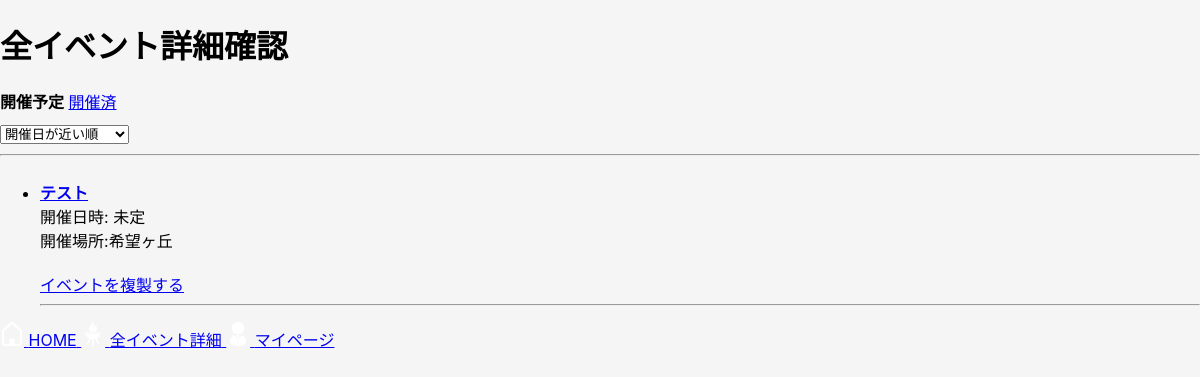
Before: /events/ (signed in) with the older database file.
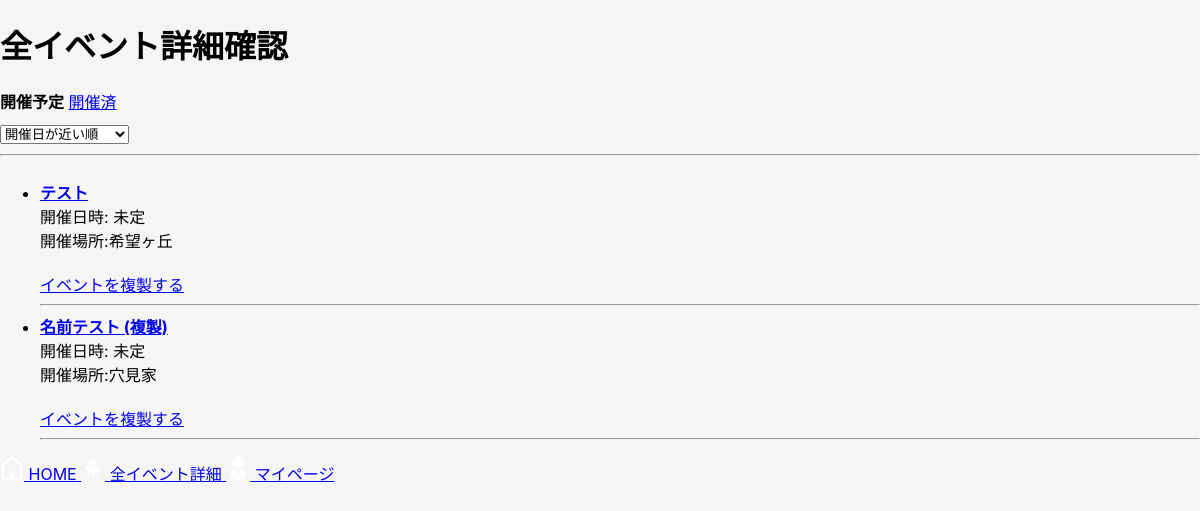
After: the same page with the newer database file.
### bbq_app/models.py (models this page shows, shortened)
class Event(models.Model):
    user = models.ForeignKey(settings.AUTH_USER_MODEL, on_delete=models.CASCADE, related_name="events")
    name = models.CharField("イベント名", max_length=30)
    held_at = models.DateTimeField("開催日時", null=True, blank=True)
    location = models.CharField("開催場所", max_length=50, blank=True)
    created_at = models.DateTimeField("作成日時", auto_now_add=True)
    updated_at = models.DateTimeField("更新日時", auto_now=True)

### bbq_app/views.py (the view)
# urls.py: path("events/", views.event_list, name="event_list"),
@login_required
def event_list(request):
    status = request.GET.get("status", "upcoming")
    sort =request.GET.get("sort", "held_at_asc")
    now = timezone.now()
    qs = Event.objects.filter(user=request.user)
    if status == "past":
        events = qs.filter(held_at__lt=now)
    else:
        events = qs.filter(Q(held_at__gte=now) | Q(held_at__isnull=True))
    if sort == "held_at_desc":
        events = events.order_by("-held_at")
    elif sort == "created_desc":
        events = events.order_by("-created_at")
    else:
        sort = "held_at_asc"
        events =events.order_by("held_at")
    return render(request, "bbq_app/event_list.html",{"events":events,"status":status,"sort":sort})

### bbq_app/templates/bbq_app/event_list.html (shortened to what this page needs)
{% extends "bbq_app/base.html" %}
{% block content %}
<h1>全イベント詳細確認</h1>
<div>
    {% if status == "upcoming" %}
        <strong>開催予定</strong>
    {% else %}
        <a href="{% url 'event_list' %}?status=upcoming">開催予定</a>
    {% endif %}
    {% if status == "past" %}
         <strong>開催済</strong>
    {% else %}
        <a href="{% url 'event_list' %}?status=past">開催済</a>
    {% endif %}
    <form method="get" class="event-sort">
        <select name="sort" onchange="this.form.submit()">
            <option value="held_at_asc" {% if sort == "held_at_asc" %}selected{% endif %}>
            開催日が近い順
            </option>
        </select>
    </form>
</div>
<hr>
<div class="event-list-scroll">
    <ul>
    {% for event in events %}
        <li>
            <strong>
                <a href="{% url 'item_edit' event.id %}">
                    {{event.name}}
                </a>
            </strong><br>
            開催日時:
            {% if event.held_at %}
                {{ event.held_at|date:"Y年m月d日 H:i" }}
            {% else %}
                未定
            {% endif %}
            <br>
            開催場所:{{ event.location|default:"未定" }}
            <br><br>
            <a href="#" onclick="openDuplicateModal({{ event.id }}); return false;">イベントを複製する</a>
            <hr>
        </li>
    {% empty %}
        <li>イベントがありません</li>
    {% endfor %}
    </ul>
</div>
{% endblock %}

### bbq_app/templates/bbq_app/base.html (shortened to what this page needs)
{% load static %}
<!DOCTYPE html>
<html lang="ja">
<head>
    <link rel="stylesheet" href="{% static 'bbq_app/css/style.css' %}">
</head>
<body>
    <main>{% block content %}{% endblock %}</main>
    {% block footer %}
        {% include "bbq_app/partials/footer_nav.html" %}
    {% endblock %}
</body>
</html>

### bbq_app/templates/bbq_app/partials/footer_nav.html
{% load static %}
<div class="footer-nav">
    <a href="{% url 'home' %}">
        <img src="{% static 'bbq_app/images/home.png' %}" width="24">
        <span>HOME</span>
    </a>
    <a href="{% url 'event_list' %}">
        <img src="{% static 'bbq_app/images/events.png' %}" width="24">
        <span>全イベント詳細</span>
    </a>
    <a href="{% url 'mypage' %}">
        <img src="{% static 'bbq_app/images/mypage.png' %}" width="24">
        <span>マイページ</span>
    </a>
</div>

### bbq_app/static/bbq_app/css/style.css (style rules this page uses)
body { margin:0 ; background: #f5f5f5; font-family: -apple-system, BlinkMacSystemFont, "Helvetica Neue", sanserif; }
.event-list-scroll { max-height: 500px; overflow-y: auto; }
.event-sort { margin:10px 0; }

Changed rows visible on the page:
added Event: name "名前テスト (複製)", shows "未定", location "穴見家"
